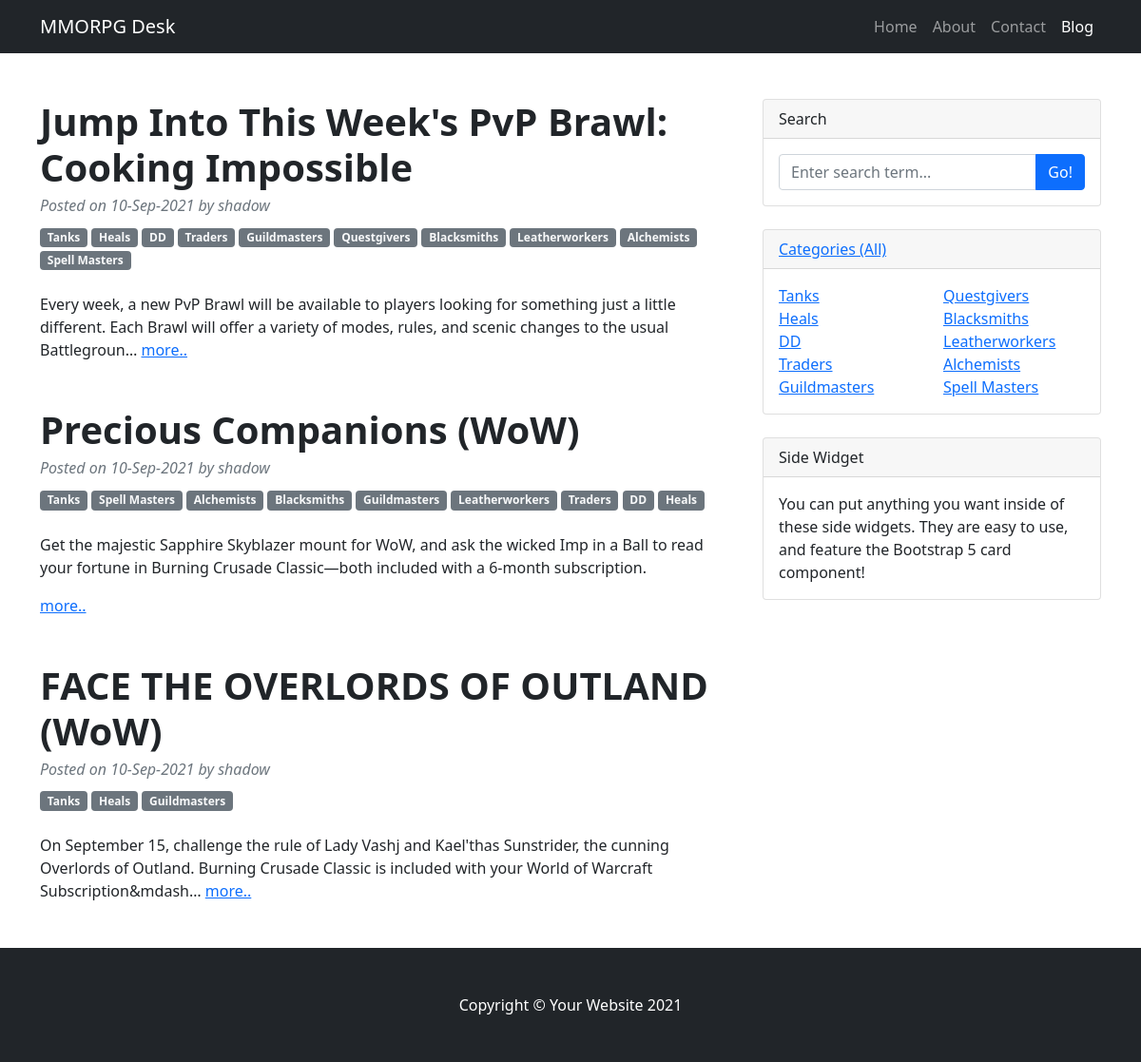
/posts/, run on the app's committed database.
### BB/models.py (models this page shows, shortened)
class Post(models.Model):
    author = models.ForeignKey(User, on_delete=models.CASCADE)
    category = models.ManyToManyField(Category, through='PostCategory')
    title = models.CharField(max_length=255)
    date_posted = models.DateTimeField(auto_now_add=True)
    content = RichTextField()
    rating = models.IntegerField(default=0)

class Category(models.Model):
    name = models.CharField(max_length=255, unique=True)

### BB/views.py (the view, shortened to what this page needs)
# urls.py: path('', PostList.as_view(), name='post_list'),
class PostList(ListView):
    model = Post  # указываем модель, объекты которой мы будем выводить
    template_name = 'BB/posts.html'  # указываем имя шаблона, в котором будет лежать html, в котором будут все инструкции о том, как именно пользователю должны вывестись наши объекты
    context_object_name = 'posts'  # это имя списка, в котором будут лежать все объекты, его надо указать, чтобы обратиться к самому списку объектов через html-шаблон
    queryset = Post.objects.order_by('-date_posted')
    form_class = PostFormList
    def get_context_data(self, **kwargs):
        context = super().get_context_data(**kwargs)
        context['post_count'] = len(Post.objects.all())
        i = 0
        list_fh = []
        list_sh = []
        for cat in Category.objects.all():
            i += 1
            if i <= len(Category.objects.all())/2:
                list_fh.append(cat)
            else:
                list_sh.append(cat)
        context['categories'] = Category.objects.all()
        context['cat_fh'] = list_fh
        context['cat_sh'] = list_sh
        return context

### templates/BB/posts.html (shortened to what this page needs)
{% extends 'flatpages/default.html' %}
{% load i18n %}
{% block content %}
    {% if posts %}
        {% for post in posts %}
            <article>
                <header class="mb-4">
                    <h1 class="fw-bolder mb-1">{{ post.title }}</h1>
                    <div class="text-muted fst-italic mb-2">Posted on {{ post.date_posted|date:'d-M-Y' }} {{ post_posted|time:"H:i" }} by {{ post.author }}</div>
                    {% for c in post.category.all %}
                        <a class="badge bg-secondary text-decoration-none link-light" href="{% url 'category_detail' c.id %}">{{ c.name }}</a>
                    {% endfor %}
                </header>
                <section class="mb-5">
                    {{ post.content|safe|truncatechars:200 }} <a href="{% url 'post_detail' post.id %}">more..</a>
                </section>
            </article>
        {% endfor %}
    {% else %}
        <h2> {% blocktrans %}Blog is clear{% endblocktrans %}</h2>
    {% endif %}
{% endblock content %}
{% block cat-widget %}
    {% if cat_fh or cat_sh %}
        <div class="col-sm-6">
            <ul class="list-unstyled mb-0">
                {% for category in cat_fh %}
                    <li><a href="{% url 'category_detail' category.id %}">{{ category.name }}</a></li>
                {% endfor %}
            </ul>
        </div>
        <div class="col-sm-6">
            <ul class="list-unstyled mb-0">
                {% for category in cat_sh %}
                    <li><a href="{% url 'category_detail' category.id %}">{{ category.name }}</a></li>
                {% endfor %}
            </ul>
        </div>
    {% else %}
        <h4>Categories not found</h4>
    {% endif %}
{% endblock cat-widget %}

### templates/flatpages/default.html (shortened to what this page needs)
{% load static %}
{% load i18n %}
<!DOCTYPE html>
<html lang="en">
    <head>
        <link href="{% static 'vendor/bootstrap/css/styles.css' %}" rel="stylesheet" />
    </head>
    <body>
        <nav class="navbar navbar-expand-lg navbar-dark bg-dark">
            <div class="container">
                <a class="navbar-brand" href="/home">MMORPG Desk</a>
                <div class="collapse navbar-collapse" id="navbarSupportedContent">
                    <ul class="navbar-nav ms-auto mb-2 mb-lg-0">
                        <li class="nav-item"><a class="nav-link" href="/home">Home</a></li>
                        <li class="nav-item"><a class="nav-link" href="/about">About</a></li>
                        <li class="nav-item"><a class="nav-link" href="/contacts">Contact</a></li>
                        <li class="nav-item"><a class="nav-link active" aria-current="page" href="/posts">Blog</a></li>
                    </ul>
                </div>
            </div>
        </nav>
        <div class="container mt-5">
            <div class="row">
                <div class="col-lg-8">
                   {% block content %}{% endblock content %}
                </div>
                <div class="col-lg-4">
                    <div class="card mb-4">
                        <div class="card-header">Search</div>
                        <div class="card-body">
                            <div class="input-group">
                                <input class="form-control" type="text" placeholder="Enter search term..." aria-label="Enter search term..." aria-describedby="button-search" />
                                <button class="btn btn-primary" id="button-search" type="button">Go!</button>
                            </div>
                        </div>
                    </div>
                    <div class="card mb-4">
                        <div class="card-header"><a href="{% url 'post_list' %}">Categories (All)</a></div>
                        <div class="card-body">
                            <div class="row">
                                {% block cat-widget %}
                                {% endblock cat-widget %}
                            </div>
                        </div>
                    </div>
                    <div class="card mb-4">
                        <div class="card-header">Side Widget</div>
                        <div class="card-body">You can put anything you want inside of these side widgets. They are easy to use, and feature the Bootstrap 5 card component!</div>
                    </div>
                </div>
            </div>
        </div>
        <footer class="py-5 bg-dark">
            <div class="container"><p class="m-0 text-center text-white">Copyright &copy; Your Website 2021</p></div>
        </footer>
    </body>
</html>

### data on the page
Post: title "Jump Into This Week's PvP Brawl: Cooking Impossible", date_posted "10-Sep-2021", author "shadow", content "Every week, a new PvP Brawl will be available to players looking for something just a little different. Each Brawl will offer a variety of modes, rules, and scenic changes to the usual Battlegroun…"
Category: name "Tanks"
Category: name "Heals"
Category: name "DD"
Category: name "Traders"
Category: name "Guildmasters"
Category: name "Questgivers"
Category: name "Blacksmiths"
Category: name "Leatherworkers"
Category: name "Alchemists"
Category: name "Spell Masters"
Post: title "Precious Companions (WoW)", date_posted "10-Sep-2021", author "shadow", content "Get the majestic Sapphire Skyblazer mount for WoW, and ask the wicked Imp in a Ball to read your fortune in Burning Crusade Classic—both included with a 6-month subscription."
Post: title "FACE THE OVERLORDS OF OUTLAND (WoW)", date_posted "10-Sep-2021", author "shadow", content "On September 15, challenge the rule of Lady Vashj and Kael'thas Sunstrider, the cunning Overlords of Outland. Burning Crusade Classic is included with your World of Warcraft Subscription&mdash…"
